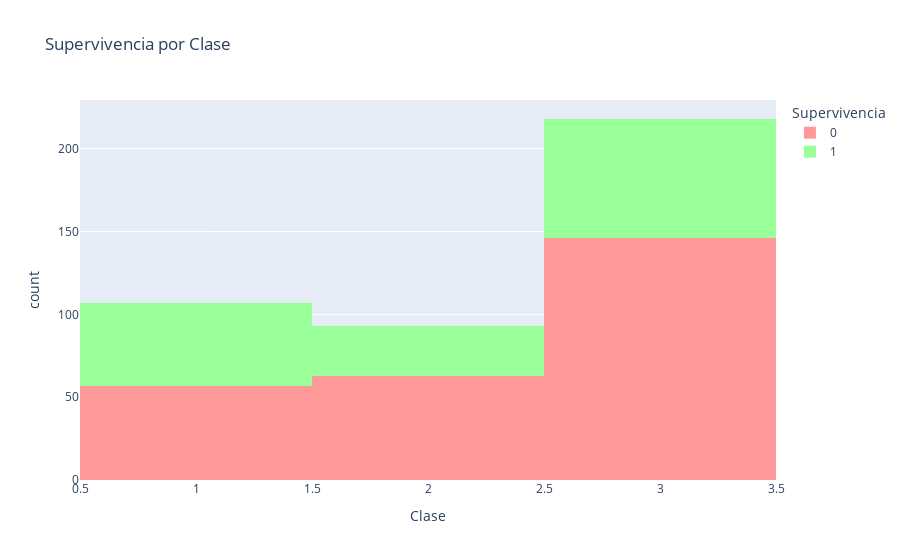

Here is the notebook cell this chart was saved with:
### Markdown cell above
### Supervivencia por Clase

### Code cell
# Gráfico de supervivencia por clase
fig_class = px.histogram(df, x='Pclass', color='Survived', title='Supervivencia por Clase',
                          labels={'Pclass': 'Clase', 'Survived': 'Supervivencia'},
                          color_discrete_sequence=['#FF9999', '#99FF99'])

fig_class.show()

### Figure 1 — Plotly figure (JSON) as saved in the notebook; plotly's stock layout.template omitted (floating-point values rounded to 4 significant figures; data arrays with more than 128 entries replaced by an {"elided": "..."} marker saying what was removed)
{"data": [{"alignmentgroup": "True", "bingroup": "x", "hovertemplate": "Supervivencia=0<br>Clase=%{x}<br>count=%{y}<extra></extra>", "legendgroup": "0", "marker": {"color": "#FF9999", "pattern": {"shape": ""}}, "name": "0", "offsetgroup": "0", "orientation": "v", "showlegend": true, "type": "histogram", "x": {"elided": "266 int values"}, "xaxis": "x", "yaxis": "y"}, {"alignmentgroup": "True", "bingroup": "x", "hovertemplate": "Supervivencia=1<br>Clase=%{x}<br>count=%{y}<extra></extra>", "legendgroup": "1", "marker": {"color": "#99FF99", "pattern": {"shape": ""}}, "name": "1", "offsetgroup": "1", "orientation": "v", "showlegend": true, "type": "histogram", "x": {"elided": "152 int values"}, "xaxis": "x", "yaxis": "y"}], "layout": {"barmode": "relative", "legend": {"title": {"text": "Supervivencia"}, "tracegroupgap": 0}, "title": {"text": "Supervivencia por Clase"}, "xaxis": {"anchor": "y", "domain": [0, 1], "title": {"text": "Clase"}}, "yaxis": {"anchor": "x", "domain": [0, 1], "title": {"text": "count"}}}}
